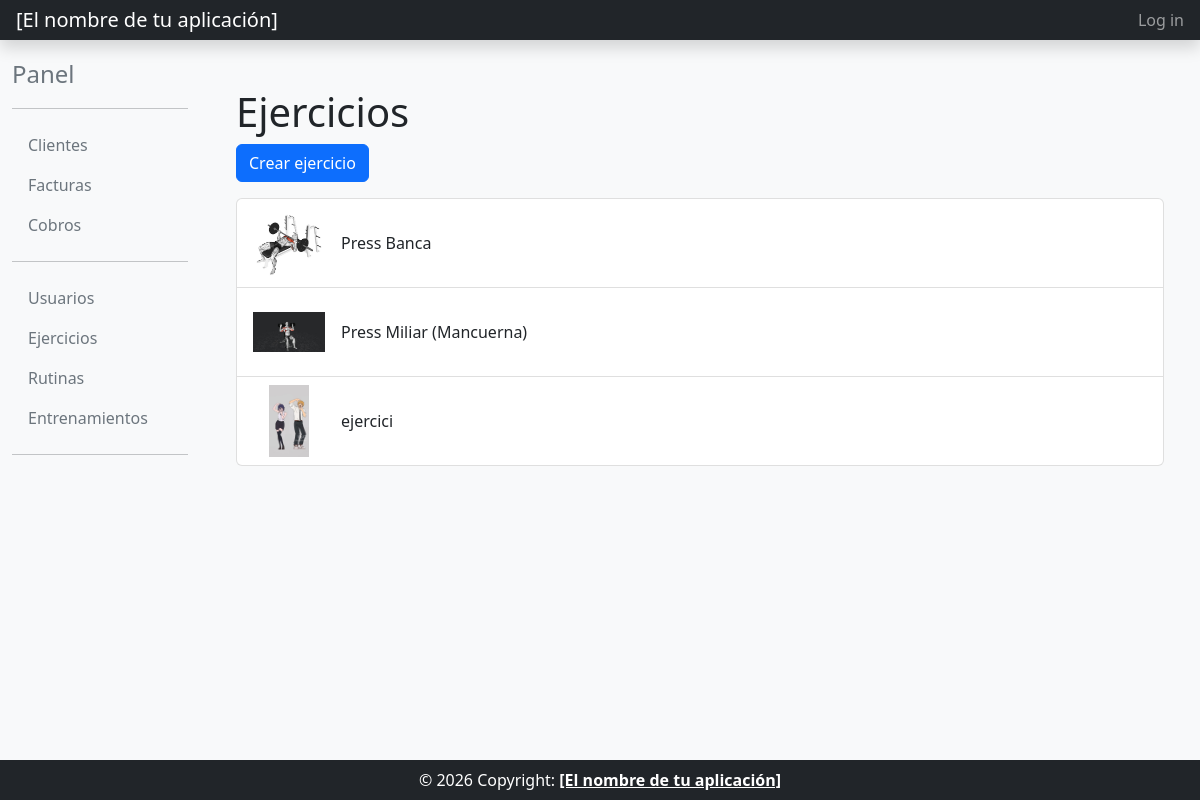
The page /core/ejercicios/ on the database as committed earlier.
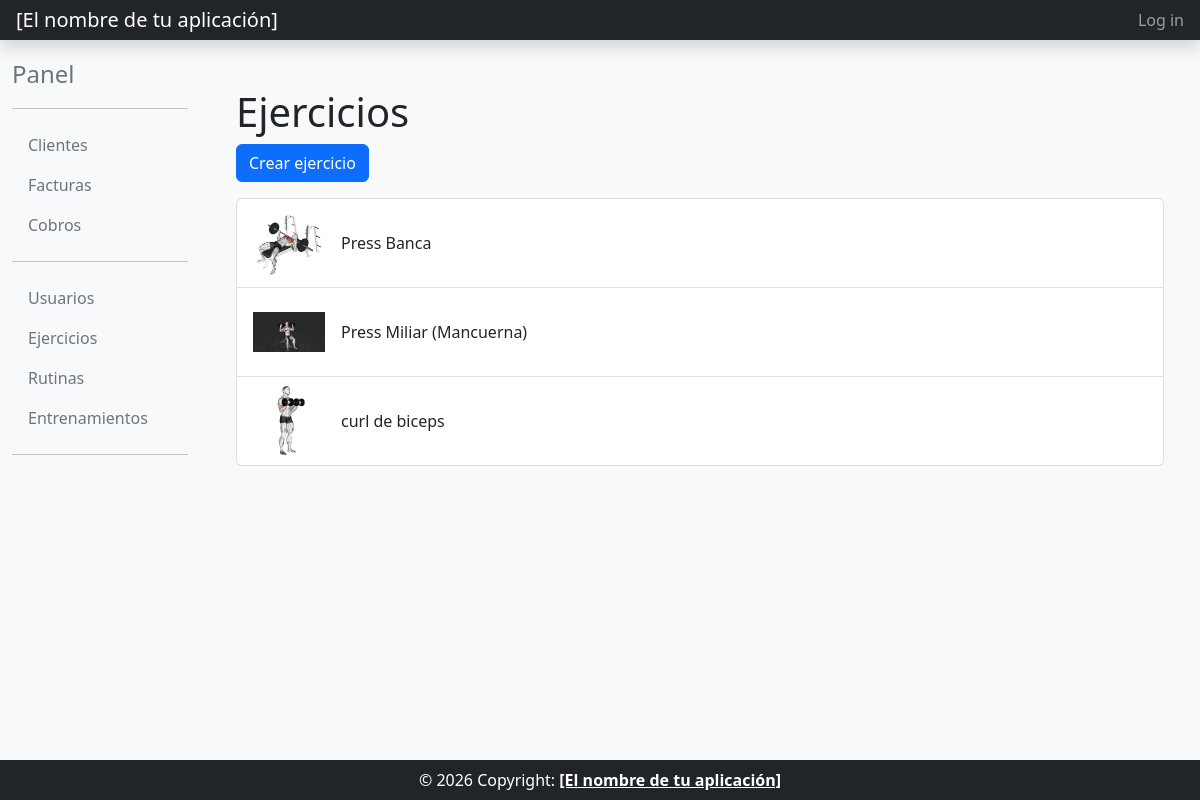
The same page on the database as committed later.
### core/models.py (models this page shows, shortened)
class Ejercicio(models.Model):
    nombre = models.CharField(max_length=25, primary_key=True)
    imagen = models.ImageField(upload_to='ejercicios/', null=True, blank=True)
    descripcion = models.CharField(max_length=100)
    mayor_peso = models.IntegerField(null=True, blank=True)
    objetivo = models.CharField(max_length=50)
    class Meta:
        verbose_name = "ejercicio"
        verbose_name_plural = "ejercicios"
        ordering = ['nombre']

### core/views.py (the view)
class EjercicioListView(OrderingListViewMixin, ListView):
    model = Ejercicio
    template_name = "ejercicio_list.html"
    paginate_by = 10

### common/mixins.py (called while the page is built)
    def get_queryset(self):
        queryset = super().get_queryset()
        ordering = self.request.GET.get('ordering')
        if ordering == 'asc':
            return queryset.order_by('pk')
        if ordering == 'desc':
            return queryset.order_by('-pk')
        return queryset

    def get_context_data(self, **kwargs):
        context = super().get_context_data(**kwargs)
        ordering = self.request.GET.get('ordering')
        context['ordering'] = ordering if ordering in ('asc', 'desc') else None
        return context

### core/templates/ejercicio_list.html (shortened to what this page needs)
{% extends "base_intranet.html" %}
{% block main_content %}
<div class="container">
    <h1>Ejercicios</h1>
    <a href="{% url 'ejercicio_create' %}" class="btn btn-primary">Crear ejercicio</a>
    <div class="list-group mt-3">
        {% for ejercicio in object_list %}
            <a href="{% url 'ejercicio_detail' pk=ejercicio.pk %}" class="list-group-item list-group-item-action text-decoration-none d-flex align-items-center gap-3">
                {% if ejercicio.imagen %}
                    <img src="{{ ejercicio.imagen.url }}" alt="Imagen de {{ ejercicio.nombre }}" class="rounded" width="72" height="72" style="object-fit: contain;">
                {% endif %}
                <span>{{ ejercicio.nombre }}</span>
            </a>
        {% empty %}
            <div class="list-group-item">No hay ejercicios registrados.</div>
        {% endfor %}
    </div>
</div>
{% endblock main_content %}

### common/templates/base_intranet.html (shortened to what this page needs)
{% extends "base.html" %}
{% block content %}
<div class="container-fluid mb-auto">
  <div class="row">
    {% block app-body %}
        {% block slideout %}
            {% include 'slideout_intranet.html' %}
        {% endblock slideout %}
        {% block main %}
        <main class="col-md-9 ms-sm-auto col-lg-10 px-md-4 mt-5">
                {% block main_content %}
                {% endblock main_content %}
        </main>
        {% endblock main %}
    {% endblock app-body %}
  </div>
</div>
{% endblock content %}

### common/templates/base.html (shortened to what this page needs)
<html>
<head>
    <link rel="stylesheet" href="https://cdn.jsdelivr.net/npm/bootstrap@5.2.0/dist/css/bootstrap.min.css">
    <link rel="stylesheet" href="https://cdnjs.cloudflare.com/ajax/libs/font-awesome/6.2.0/css/all.min.css" />
</head>
<body class="d-flex flex-column h-100 bg-light">
{% block header %}
    {% include "header_website.html" %}
{% endblock header %}
{% block content %}
{% endblock content %}
{% block footer %}
  {% include "footer_website.html" %}
{% endblock footer %}
</body>
</html>

### common/templates/header_website.html (shortened to what this page needs)
<header class="navbar navbar-dark sticky-top bg-dark flex-md-nowrap p-0 shadow">
  <a class="navbar-brand col-md-3 col-lg-2 px-3 ml-5" href="#">[El nombre de tu aplicación]</a>
  <div class="navbar-nav">
    <div class="nav-item text-nowrap">
      <a class="nav-link px-3" href="#">Log in</a>
    </div>
  </div>
</header>

### common/templates/slideout_intranet.html
    <nav id="sidebarMenu" class="col-md-3 col-lg-2 d-md-block sidebar collapse">
      <div class="position-sticky pt-3">
        <a href="{% url 'panel' %}" class="nav-link" aria-current="page">
          <span class="text-secondary fs-4">Panel</span>
        </a>
        <hr>
        <ul class="nav flex-column">
          <li class="nav-item">
            <a href="{% url 'cliente_list' %}" class="nav-link" aria-current="page">
              <span class="text-secondary">Clientes</span>
            </a>
          </li>
          <li>
            <a href="{% url 'factura_list' %}" class="nav-link">
              <span class="text-secondary">Facturas</span>
            </a>
          </li>
          <li>
            <a href="{% url 'cobro_list' %}" class="nav-link">
              <span class="text-secondary">Cobros</span>
            </a>
          </li>
          <hr>
          <li>
            <a href="{% url 'usuario_list' %}" class="nav-link">
              <span class="text-secondary">Usuarios</span>
            </a>
          </li>
          <li>
            <a href="{% url 'ejercicio_list' %}" class="nav-link">
              <span class="text-secondary">Ejercicios</span>
            </a>
          </li>
          <li>
            <a href="{% url 'rutina_list' %}" class="nav-link">
              <span class="text-secondary">Rutinas</span>
            </a>
          </li>
          <li>
            <a href="{% url 'entrenamiento_list' %}" class="nav-link">
              <span class="text-secondary">Entrenamientos</span>
            </a>
          </li>
          <hr>
        </ul>
      </div>
    </nav>

### common/templates/footer_website.html
<footer class="text-center text-lg-start bg-light text-muted bg-dark p-0" id="footer">
  <div class="text-center p-2 text-white">
    © 2026 Copyright:
    <a class="text-reset fw-bold" href="#">[El nombre de tu aplicación]</a>
  </div>
</footer>

Rows that differ between the two databases and show on the page:
removed Ejercicio: imagen (picture), nombre "ejercici"
added Ejercicio: imagen (picture), nombre "curl de biceps"
